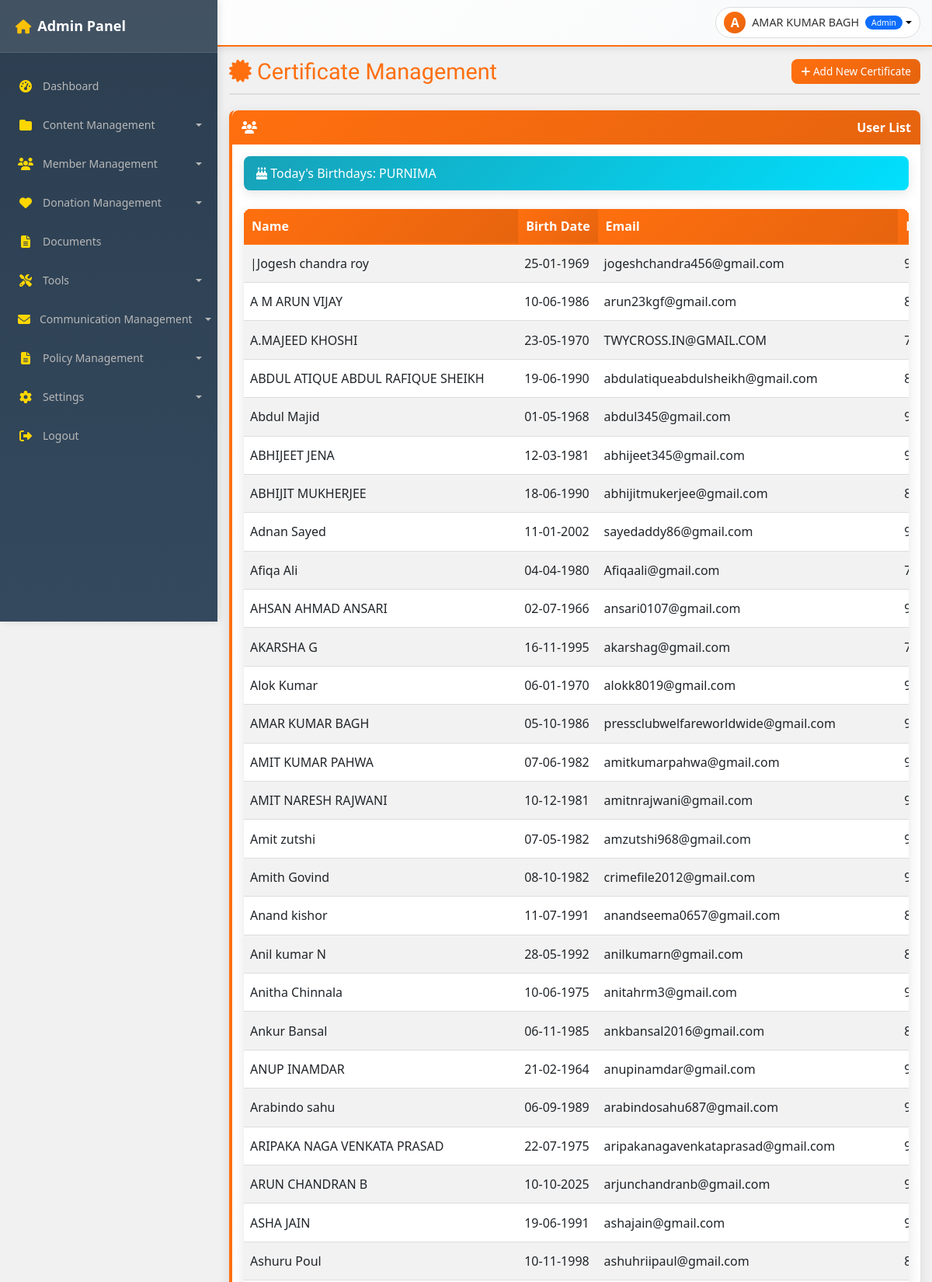
Screenshot of /admin/certificates.php (signed in, upper part) with the database file from the repository.
### tables this page shows
CREATE TABLE `users` (
  `id` int(11) NOT NULL,
  `name` varchar(255) NOT NULL,
  `email` varchar(255) NOT NULL,
  `password` varchar(255) DEFAULT NULL,
  `mobile` varchar(15) NOT NULL,
  `gender` enum('Male','Female','Other') NOT NULL,
  `dob` date NOT NULL,
  `sdw_type` enum('S/O','D/O','W/O') NOT NULL,
  `sdw_name` varchar(255) NOT NULL,
  `profession` varchar(100) DEFAULT NULL,
  `designation` varchar(255) DEFAULT NULL,
  `blood_group` varchar(5) DEFAULT NULL,
  `aadhar` varchar(12) NOT NULL,
  `state` varchar(100) NOT NULL,
  `district` varchar(100) NOT NULL,
  `address` text NOT NULL,
  `pincode` varchar(6) NOT NULL,
  `membership_type` enum('active','gram_panchayat','block','tehsil','district','mandal','state','national') NOT NULL,
  `profile_image` varchar(255) DEFAULT NULL,
  `aadhar_front` varchar(255) DEFAULT NULL,
  `aadhar_back` varchar(255) DEFAULT NULL,
  `payment_id` varchar(100) DEFAULT NULL,
  `order_id` varchar(100) DEFAULT NULL,
  `payment_proof` varchar(255) DEFAULT NULL,
  `payment_method` enum('online','offline') DEFAULT NULL,
  `registration_id` varchar(20) DEFAULT NULL,
  `status` enum('pending','approved','rejected') DEFAULT 'pending',
  `valid_until` date DEFAULT NULL,
  `user_type` enum('member','coordinator','admin') DEFAULT 'member',
  `created_by` int(11) DEFAULT NULL,
  `created_at` timestamp NOT NULL DEFAULT current_timestamp(),
  `working_area` text DEFAULT NULL,
  `id_card_photo` varchar(255) DEFAULT NULL,
  `updated_at` datetime DEFAULT NULL,
  `valid_from` date DEFAULT NULL
);

### admin/certificates.php (the view, shortened to what this page needs)
<?php
$action = isset($_GET['action']) ? sanitizeInput($_GET['action']) : 'list';
$certificate = [];
$db = getDbConnection();
$profile_photo = '';
$certificate_photo = '';
try {
    $stmt = $db->prepare("SELECT id, name, email, mobile, dob FROM users WHERE DAY(dob) = DAY(CURRENT_DATE) AND MONTH(dob) = MONTH(CURRENT_DATE) AND status = 'approved' ORDER BY name");
    $stmt->execute();
    $birthdayUsers = $stmt->fetchAll(PDO::FETCH_ASSOC);
} catch (PDOException $e) {
    logError('Database error in certificate listing: ' . $e->getMessage());
    $error = "Database error: " . $e->getMessage();
    $certificates = [];
    $allDesignations = [];
    $birthdayUsers = [];
    $totalPages = 0;
}
include 'includes/header.php';
?>
<?php include 'includes/sidebar.php'; ?>
<div class="admin-content">
    <?php include 'includes/topbar.php'; ?>
    <div class="main-content">
        <div class="page-header">
            <h1 class="page-title">
                <?php if ($action === 'add'): ?>
                    <i class="fas fa-plus"></i> Add New Certificate
                <?php elseif ($action === 'edit'): ?>
                    <i class="fas fa-edit"></i> Edit Certificate
                <?php else: ?>
                    <i class="fas fa-certificate"></i> Certificate Management
                <?php endif; ?>
            </h1>
            <div class="page-actions">
                <?php if ($action === 'add' || $action === 'edit'): ?>
                    <a href="certificates.php" class="btn btn-secondary">
                        <i class="fas fa-arrow-left"></i> Back
                    </a>
                <?php else: ?>
                    <a href="certificates.php?action=add" class="btn btn-primary">
                        <i class="fas fa-plus"></i> Add New Certificate
                    </a>
                <?php endif; ?>
            </div>
        </div>
        <?php if ($action === 'add' || $action === 'edit'): ?>
            <div class="admin-card">
                <div class="card-header">
                    <i class="fas fa-<?php echo $action === 'add' ? 'plus' : 'edit'; ?>"></i> <?php echo ($action === 'add') ? "Add New Certificate" : "Edit Certificate"; ?>
                </div>
                <div class="card-body">
                    <form method="post" enctype="multipart/form-data">
                        <input type="hidden" name="action" value="<?php echo $action; ?>">
                        <input type="hidden" name="csrf_token" value="<?php echo generateCSRF(); ?>">
                        <?php if ($action === 'edit'): ?>
                            <input type="hidden" name="cert_id" value="<?php echo $certificate['id']; ?>">
                        <?php endif; ?>
                        <div class="row mb-3">
                            <div class="col-md-6">
                                <label for="certificate_type" class="form-label">Certificate Type <span class="text-danger">*</span></label>
                                <select class="form-select" id="certificate_type" name="certificate_type" required>
                                    <option value="">-- Select Certificate Type --</option>
                                    <option value="Appointment" <?php echo (isset($certificate['certificate_type']) && $certificate['certificate_type'] == 'Appointment') ? 'selected' : ''; ?>>Appointment Certificate</option>
                                    <option value="Appreciation" <?php echo (isset($certificate['certificate_type']) && $certificate['certificate_type'] == 'Appreciation') ? 'selected' : ''; ?>>Appreciation Certificate</option>
                                    <option value="Participation" <?php echo (isset($certificate['certificate_type']) && $certificate['certificate_type'] == 'Participation') ? 'selected' : ''; ?>>Participation Certificate</option>
                                    <option value="Achievement" <?php echo (isset($certificate['certificate_type']) && $certificate['certificate_type'] == 'Achievement') ? 'selected' : ''; ?>>Achievement Certificate</option>
                                    <option value="Birthday Wishes" <?php echo (isset($certificate['certificate_type']) && $certificate['certificate_type'] == 'Birthday Wishes') ? 'selected' : ''; ?>>Birthday Wishes</option>
                                </select>
                            </div>
                            <div class="col-md-6">
                                <label for="recipient_name" class="form-label">Recipient Name <span class="text-danger">*</span></label>
                                <input type="text" class="form-control" id="recipient_name" name="recipient_name" required
                                       value="<?php echo htmlspecialchars($certificate['recipient_name'] ?? ''); ?>">
                            </div>
                        </div>
                        <div class="row mb-3">
                            <div class="col-md-6">
                                <label for="user_id" class="form-label">User <span class="text-danger">*</span></label>
                                <?php if ($action === 'edit'): ?>
                                    <input type="hidden" name="user_id" value="<?php echo $certificate['user_id']; ?>">
                                    <input type="text" class="form-control" disabled value="<?php echo htmlspecialchars($certificate['recipient_name'] ?? ''); ?>">
                                <?php else: ?>
                                    <select class="form-select" id="user_id" name="user_id" required>
                                        <option value="">-- Select User --</option>
                                        <?php
                                        $userStmt = $db->query("SELECT id, name FROM users WHERE status = 'approved' ORDER BY name");
                                        $users = $userStmt->fetchAll(PDO::FETCH_ASSOC);
                                        foreach ($users as $user) {
                                            $selected = (isset($certificate['user_id']) && $certificate['user_id'] == $user['id']) ? 'selected' : '';
                                            echo "<option value='{$user['id']}' $selected>" . htmlspecialchars($user['name']) . "</option>";
                                        }
                                        ?>
                                    </select>
                                <?php endif; ?>
                            </div>
                            <div class="col-md-6">
                                <label for="post_name" class="form-label">Designation <?php echo ($certificate['certificate_type'] !== 'Birthday Wishes') ? '<span class="text-danger">*</span>' : ''; ?></label>
                                <select class="form-select" id="post_name" name="post_name" <?php echo ($certificate['certificate_type'] !== 'Birthday Wishes') ? 'required' : ''; ?>>
                                    <option value="">-- Select User First --</option>
                                    <?php foreach ($designations as $designation): ?>
                                        <option value="<?php echo htmlspecialchars($designation['designation']); ?>"
                                                <?php echo (isset($certificate['post_name']) && $certificate['post_name'] == $designation['designation']) ? 'selected' : ''; ?>>
                                            <?php echo htmlspecialchars($designation['designation_hindi'] . ' (' . $designation['designation'] . ')'); ?>
                                        </option>
                                    <?php endforeach; ?>
                                </select>
                            </div>
                        </div>
                        <div class="row mb-3">
                            <div class="col-md-6">
                                <label for="photo" class="form-label">Upload Photo</label>
                                <input type="file" class="form-control image-upload" id="photo" name="photo" accept="image/*">
                                <div class="mt-2 image-preview">
                                    <?php if (!empty($certificate_photo) && file_exists(__DIR__ . '/../img/certificates/' . $certificate_photo)): ?>
                                        <img src="<?php echo SITE_URL; ?>/img/certificates/<?php echo htmlspecialchars($certificate_photo); ?>?v=<?php echo time(); ?>" alt="Certificate Photo" class="img-thumbnail" style="max-height: 150px;">
                                        <p class="text-muted mt-1">Uploading a new photo will replace the current one.</p>
                                    <?php elseif (!empty($profile_photo) && file_exists(__DIR__ . '/../uploads/profiles/' . $profile_photo)): ?>
                                        <img src="<?php echo SITE_URL; ?>/uploads/profiles/<?php echo htmlspecialchars($profile_photo); ?>?v=<?php echo time(); ?>" alt="Profile Photo" class="img-thumbnail" style="max-height: 150px;">
                                        <p class="text-muted mt-1">Profile photo (will be replaced if new photo uploaded).</p>
                                    <?php else: ?>
                                        <p class="text-muted">No photo available.</p>
                                    <?php endif; ?>
                                </div>
                            </div>
                            <div class="col-md-6">
                                <label for="event_or_reason" class="form-label">Subject / Reason <span class="text-danger">*</span></label>
                                <textarea class="form-control" id="event_or_reason" name="event_or_reason" required rows="4"><?php echo htmlspecialchars($certificate['event_or_reason'] ?? ''); ?></textarea>
                            </div>
                        </div>
                        <div class="row mb-3">
                            <div class="col-md-6">
                                <label for="issue_date" class="form-label">Issue Date <span class="text-danger">*</span></label>
                                <input type="date" class="form-control" id="issue_date" name="issue_date" required
                                       value="<?php echo htmlspecialchars($certificate['issue_date'] ?? ''); ?>">
                            </div>
                            <div class="col-md-6">
                                <label for="end_date" class="form-label">End Date</label>
                                <input type="date" class="form-control" id="end_date" name="end_date"
                                       value="<?php echo htmlspecialchars($certificate['end_date'] ?? ''); ?>">
                            </div>
                        </div>
                        <div class="row mb-3">
                            <div class="col-md-6">
                                <label for="status" class="form-label">Status <span class="text-danger">*</span></label>
                                <select class="form-select" id="status" name="status" required>
                                    <option value="active" <?php echo (isset($certificate['status']) && $certificate['status'] == 'active') ? 'selected' : ''; ?>>Active</option>
                                    <option value="inactive" <?php echo (isset($certificate['status']) && $certificate['status'] == 'inactive') ? 'selected' : ''; ?>>Inactive</option>
                                </select>
                            </div>
                        </div>
                        <div class="mt-4">
                            <button type="submit" class="btn btn-primary">
                                <i class="fas fa-save"></i> <?php echo ($action === 'add') ? "Create Certificate" : "Update"; ?>
                            </button>
                            <a href="certificates.php" class="btn btn-secondary">
                                <i class="fas fa-times"></i> Cancel
                            </a>
                        </div>
                    </form>
                </div>
            </div>
        <?php else: ?>
            <div class="admin-card mb-4">
                <div class="card-header">
                    <i class="fas fa-users"></i> User List
                </div>
                <div class="card-body">
                    <?php if (count($birthdayUsers) > 0): ?>
                        <div class="alert alert-info mb-4">
                            <i class="fas fa-birthday-cake"></i> Today's Birthdays:
                            <?php
                            $birthdayNames = array_map(function($user) { return htmlspecialchars($user['name']); }, $birthdayUsers);
                            echo implode(', ', $birthdayNames);
                            ?>
                        </div>
                    <?php else: ?>
                        <div class="alert alert-info mb-4">
                            <i class="fas fa-info-circle"></i> No birthdays today.
                        </div>
                    <?php endif; ?>
                    <div class="table-responsive">
                        <table class="table table-striped table-hover">
                            <thead>
                                <tr>
                                    <th>Name</th>
                                    <th>Birth Date</th>
                                    <th>Email</th>
                                    <th>Mobile</th>
                                </tr>
                            </thead>
                            <tbody>
                                <?php
                                $userStmt = $db->query("SELECT id, name, email, mobile, dob FROM users WHERE status = 'approved' ORDER BY name");
                                $users = $userStmt->fetchAll(PDO::FETCH_ASSOC);
                                foreach ($users as $user):
                                ?>
                                    <tr>
                                        <td>
                                            <?php echo htmlspecialchars($user['name']); ?>
                                        </td>
                                        <td><?php echo $user['dob'] ? date('d-m-Y', strtotime($user['dob'])) : '-'; ?></td>
                                        <td><?php echo htmlspecialchars($user['email'] ?? '-'); ?></td>
                                        <td><?php echo htmlspecialchars($user['mobile']); ?></td>
                                    </tr>
                                <?php endforeach; ?>
                            </tbody>
                        </table>
                    </div>
                </div>
            </div>
        <?php endif; ?>
    </div>
</div>
<?php include 'includes/footer.php'; ?>

### admin/includes/header.php (style rules this page uses)
body { font-family: 'Segoe UI', Tahoma, Geneva, Verdana, sans-serif; }

### rows the page displays
users: name "PURNIMA"
users: name "|Jogesh chandra roy", dob "25-01-1969", email "jogeshchandra456@gmail.com"
users: name "A M ARUN VIJAY", dob "10-06-1986", email "arun23kgf@gmail.com"
users: name "A.MAJEED KHOSHI", dob "23-05-1970", email "TWYCROSS.IN@GMAIL.COM"
users: name "ABDUL ATIQUE ABDUL RAFIQUE SHEIKH", dob "19-06-1990", email "abdulatiqueabdulsheikh@gmail.com"
users: name "Abdul Majid", dob "01-05-1968", email "abdul345@gmail.com"
users: name "ABHIJEET JENA", dob "12-03-1981", email "abhijeet345@gmail.com"
users: name "ABHIJIT MUKHERJEE", dob "18-06-1990", email "abhijitmukerjee@gmail.com"
users: name "Adnan Sayed", dob "11-01-2002", email "sayedaddy86@gmail.com"
users: name "Afiqa Ali", dob "04-04-1980", email "Afiqaali@gmail.com"
users: name "AHSAN AHMAD ANSARI", dob "02-07-1966", email "ansari0107@gmail.com"
users: name "AKARSHA G", dob "16-11-1995", email "akarshag@gmail.com"
users: name "Alok Kumar", dob "06-01-1970", email "alokk8019@gmail.com"
users: name "AMAR KUMAR BAGH", dob "05-10-1986", email "pressclubwelfareworldwide@gmail.com"
users: name "AMIT KUMAR PAHWA", dob "07-06-1982", email "amitkumarpahwa@gmail.com"
users: name "AMIT NARESH RAJWANI", dob "10-12-1981", email "amitnrajwani@gmail.com"
users: name "Amit zutshi", dob "07-05-1982", email "amzutshi968@gmail.com"
users: name "Amith Govind", dob "08-10-1982", email "crimefile2012@gmail.com"
users: name "Anand kishor", dob "11-07-1991", email "anandseema0657@gmail.com"
users: name "Anil kumar N", dob "28-05-1992", email "anilkumarn@gmail.com"
users: name "Anitha Chinnala", dob "10-06-1975", email "anitahrm3@gmail.com"
users: name "Ankur Bansal", dob "06-11-1985", email "ankbansal2016@gmail.com"
users: name "ANUP INAMDAR", dob "21-02-1964", email "anupinamdar@gmail.com"
users: name "Arabindo sahu", dob "06-09-1989", email "arabindosahu687@gmail.com"
users: name "ARIPAKA NAGA VENKATA PRASAD", dob "22-07-1975", email "aripakanagavenkataprasad@gmail.com"
users: name "ARUN CHANDRAN B", dob "10-10-2025", email "arjunchandranb@gmail.com"
users: name "ASHA JAIN", dob "19-06-1991", email "ashajain@gmail.com"
users: name "Ashuru Poul", dob "10-11-1998", email "ashuhriipaul@gmail.com"

### other values shown
$pageTitle "Certificate Management"
substr($_SESSION['user_name'], 0, 1) "A"
$_SESSION['user_name'] "AMAR KUMAR BAGH"
$_SESSION['user_type'] "Admin"
